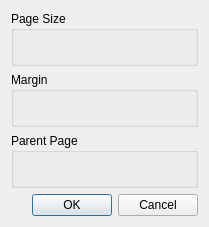
<?xml version="1.0" encoding="UTF-8"?>
<ui version="4.0">
 <class>ManagePagePropertiesDialog</class>
 <widget class="QDialog" name="ManagePagePropertiesDialog">
  <property name="geometry">
   <rect>
    <x>0</x>
    <y>0</y>
    <width>209</width>
    <height>227</height>
   </rect>
  </property>
  <property name="windowTitle">
   <string>Dialog</string>
  </property>
  <layout class="QVBoxLayout" name="verticalLayout">
   <item>
    <widget class="QGroupBox" name="groupBox">
     <property name="title">
      <string>Page Size</string>
     </property>
     <layout class="QVBoxLayout" name="verticalLayout_2">
      <item>
       <widget class="ComponentPageLayout" name="componentPageLayout" native="true"/>
      </item>
     </layout>
    </widget>
   </item>
   <item>
    <widget class="QGroupBox" name="groupBox_2">
     <property name="title">
      <string>Margin</string>
     </property>
     <layout class="QVBoxLayout" name="verticalLayout_3">
      <item>
       <widget class="ComponentMargins" name="componentMargins" native="true"/>
      </item>
     </layout>
    </widget>
   </item>
   <item>
    <widget class="QGroupBox" name="groupBox_3">
     <property name="title">
      <string>Parent Page</string>
     </property>
     <layout class="QVBoxLayout" name="verticalLayout_4">
      <item>
       <widget class="ComponentParentPageSelector" name="componentParentPage" native="true"/>
      </item>
     </layout>
    </widget>
   </item>
   <item>
    <widget class="QDialogButtonBox" name="buttonBox">
     <property name="orientation">
      <enum>Qt::Horizontal</enum>
     </property>
     <property name="standardButtons">
      <set>QDialogButtonBox::Cancel|QDialogButtonBox::Ok</set>
     </property>
    </widget>
   </item>
  </layout>
 </widget>
 <customwidgets>
  <customwidget>
   <class>ComponentPageLayout</class>
   <extends>QWidget</extends>
   <header>component_pagelayout.h</header>
   <container>1</container>
  </customwidget>
  <customwidget>
   <class>ComponentParentPageSelector</class>
   <extends>QWidget</extends>
   <header>component_parentpageselector.h</header>
   <container>1</container>
  </customwidget>
  <customwidget>
   <class>ComponentMargins</class>
   <extends>QWidget</extends>
   <header>component_margins.h</header>
   <container>1</container>
  </customwidget>
 </customwidgets>
 <resources/>
 <connections>
  <connection>
   <sender>buttonBox</sender>
   <signal>accepted()</signal>
   <receiver>ManagePagePropertiesDialog</receiver>
   <slot>accept()</slot>
   <hints>
    <hint type="sourcelabel">
     <x>248</x>
     <y>254</y>
    </hint>
    <hint type="destinationlabel">
     <x>157</x>
     <y>274</y>
    </hint>
   </hints>
  </connection>
  <connection>
   <sender>buttonBox</sender>
   <signal>rejected()</signal>
   <receiver>ManagePagePropertiesDialog</receiver>
   <slot>reject()</slot>
   <hints>
    <hint type="sourcelabel">
     <x>316</x>
     <y>260</y>
    </hint>
    <hint type="destinationlabel">
     <x>286</x>
     <y>274</y>
    </hint>
   </hints>
  </connection>
 </connections>
</ui>
